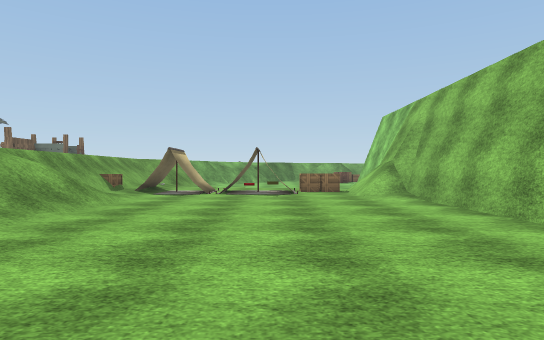
View 1 (above)

24 first-person views from a walk through a 3-D level made in the Unity game engine. The camera is 1.2 m above the floor, looks level and sees 75° across. The floor is counted in squares, 2 m on a side. Each view is taken from the middle of a square. On the plan, view 1 faces up. The plan holds only what a view shows up to about 10 squares ahead; the rest is blank. The place goes on beyond the plan. The player character is not drawn. Some animated figures are left out. Some surface patterns are stand-ins.

View 2
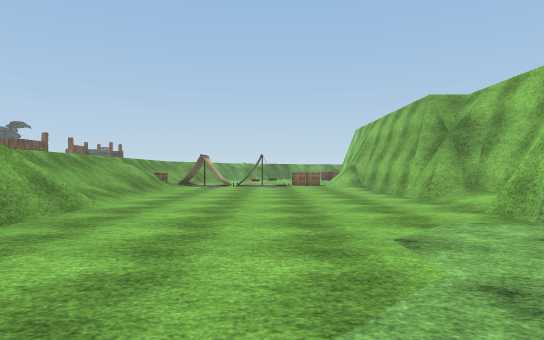

View 3
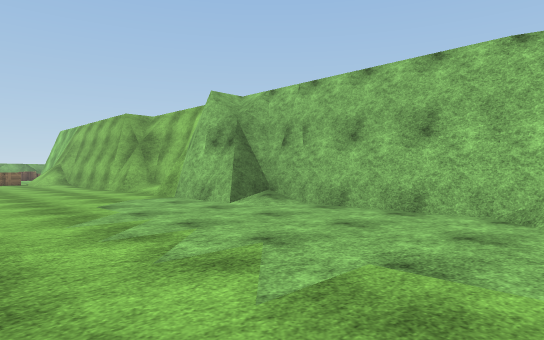

View 4
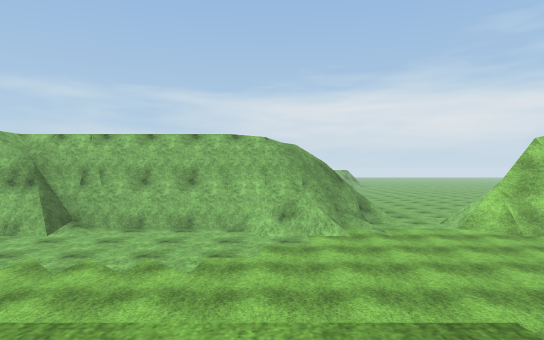

View 5
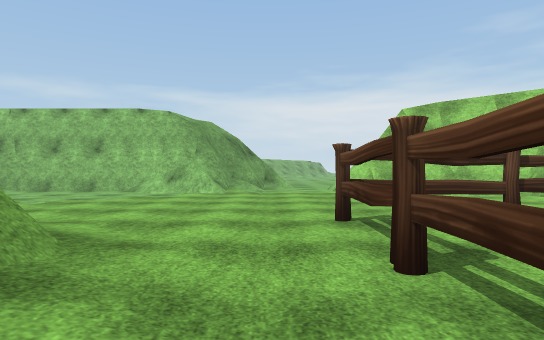

View 6
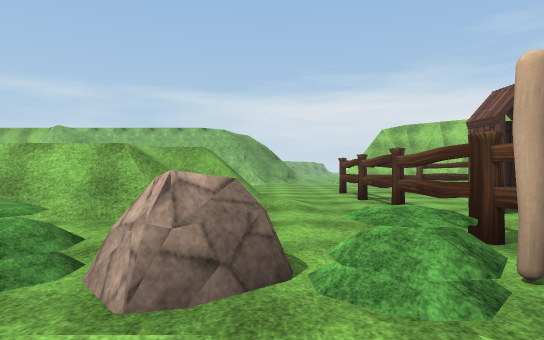

View 7
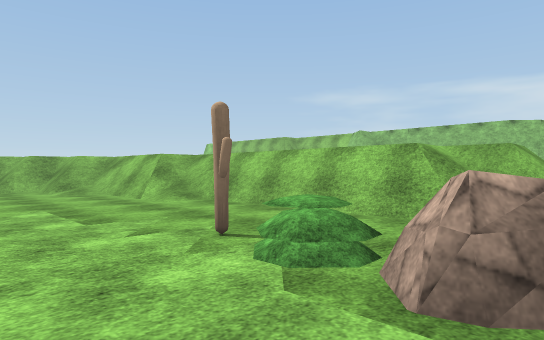

View 8
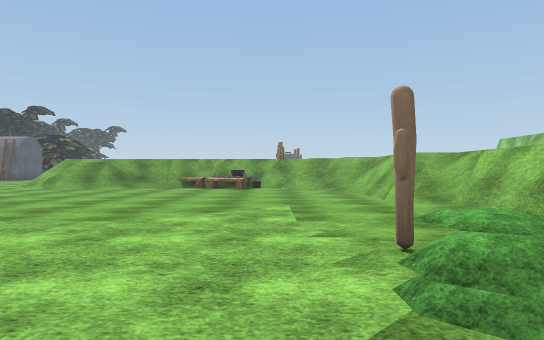

View 9
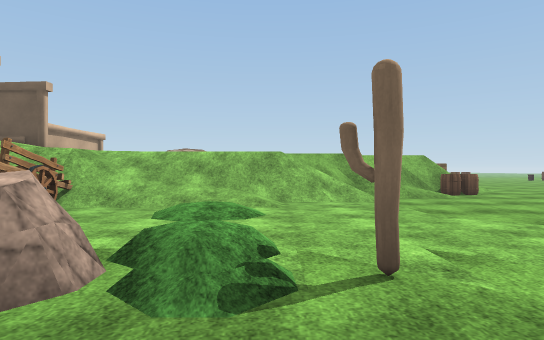

View 10
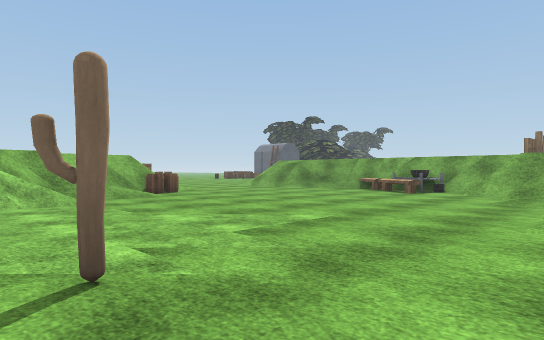

View 11
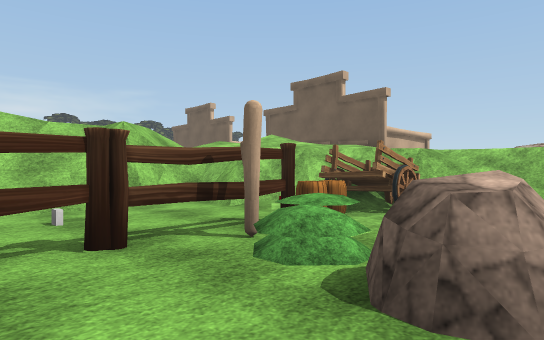

View 12
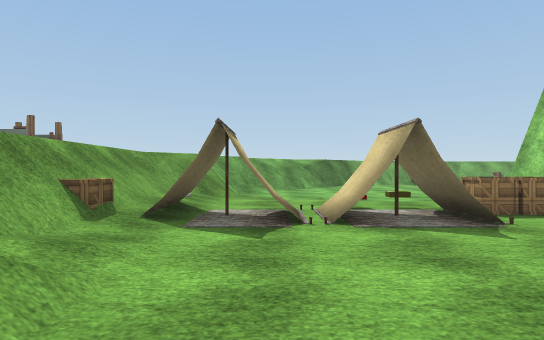

View 13
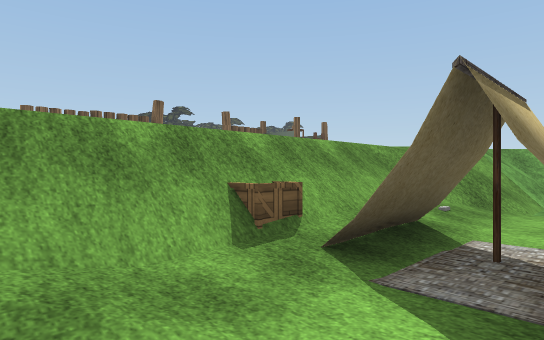

View 14
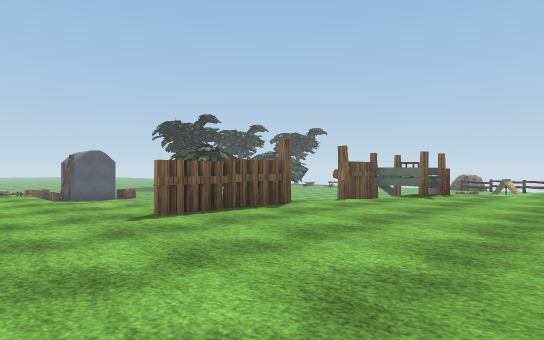

View 15
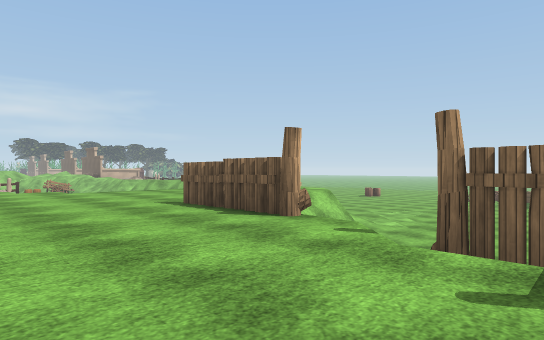

View 16
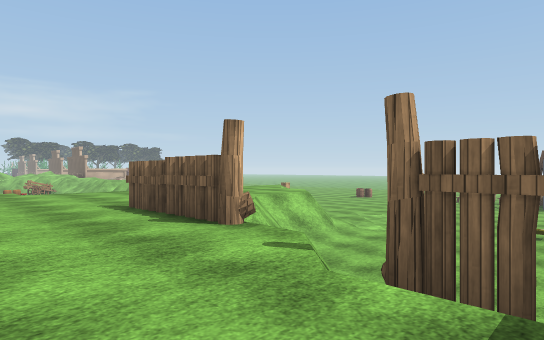

View 17
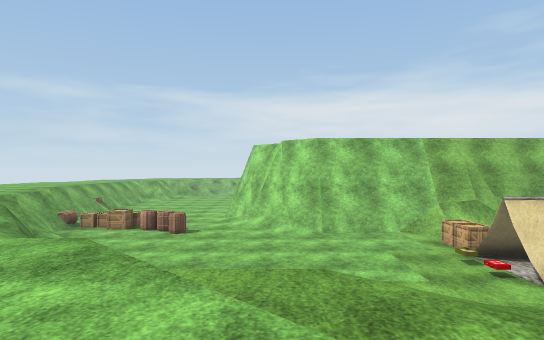

View 18
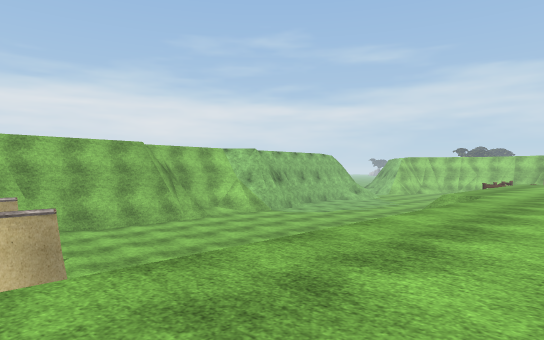

View 19
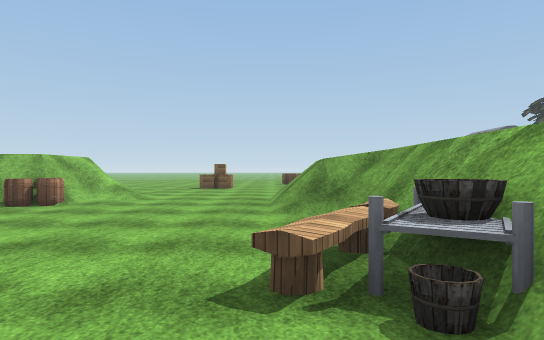

View 20
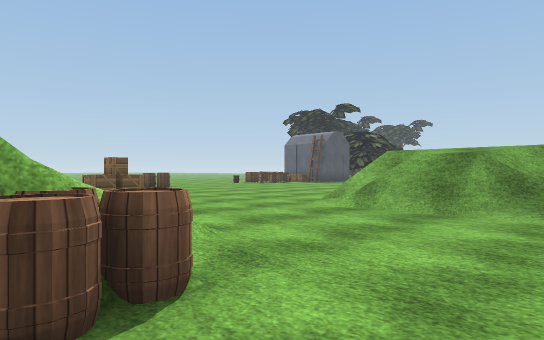

View 21
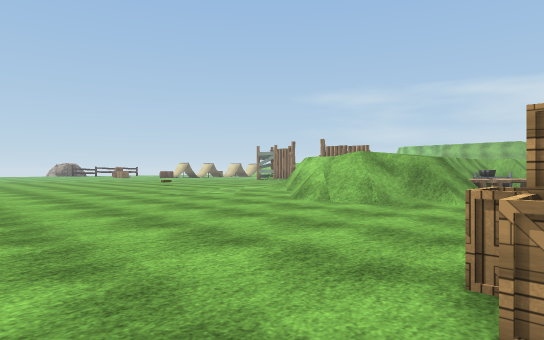

View 22
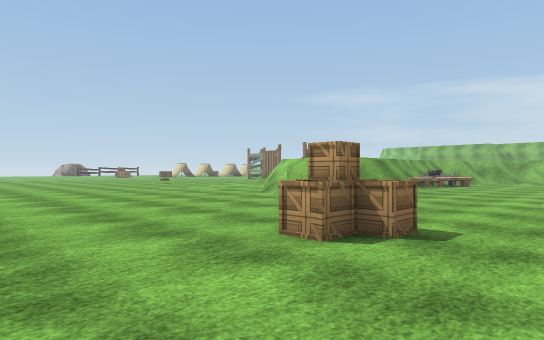

View 23
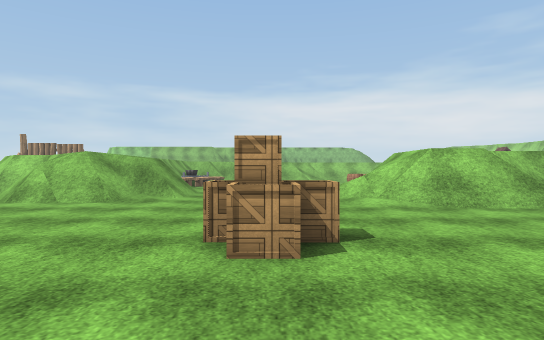

View 24
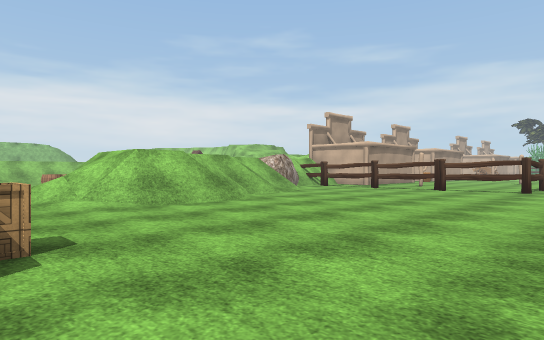

### Floor plan
Key: @ floor where view 1 was taken; # wall or solid block; . main floor; : floor 1.5 m higher than the main floor; + floor 2 m higher than the main floor; * floor 5 m higher than the main floor; / step, stairs or slope; = window, fence, low wall or low ledge; v drop or lower ground; C carpet; R crate; F fence; B bush; K rock; A cactus; E barrel; N bench; L ladder; G gate; O other object.
Columns run from 25 left of view 1 to 5 right of it. Each row starts with its distance up from view 1.
 15                 OL++++# ......
 14                  #++++v....../
 13         O..... GG++++==...../#
 12         ...... =+++++//.....#v
 11    ..   ...... G+++++//.OR..#v
 10   ....   ..... G+++++/CCCCRR#v
  9   .....  ..//#/GG++++/CCCC..#v
  8  .......  =//++++++++/......#v
  7  ........=+++++++++++//.....#v
  6  ......./=    +++++++//.....#v
  5  ......=/     +++++++//.....#v*
  4  ......=/+++  +//++++//.....##v
  3  ......///=vNNOO// ++//.....##v
  2 ........///...N.// ++ /......#v
  1 .................//++=#.....##
  0 ...R..............=+++#..@..#v
 -1 ......../.........=/++ .....#v
 -2 ......///E........//+  .....##v
 -3 ......#//E/......../    .....#v
 -4 ......#/+//........:   ......#v
 -5  .....// /=/.......#   ......#v
 -6  ......= +//....A..#   /.....#v
 -7  ....../  +=/...B..#// /..../#v
 -8  ......   +//...K..//==...../##
 -9  .....    ///...K...//......./=
-10  ....    O+/#O..BA.............
-11   FFF     +/=OEEFFFFFFFF.......
-12   F        // .....##..F.....#/
-13           O//v/...  #  F   .##

Where each view was taken, in squares from view 1:
view 1: 0 up, 0 right, facing up
view 2: 4 down, 0 right, facing up
view 3: 7 down, 1 left, facing up-right
view 4: 7 down, 5 left, facing right
view 5: 10 down, 6 left, facing right
view 6: 9 down, 11 left, facing right
view 7: 9 down, 11 left, facing up-right
view 8: 9 down, 10 left, facing up
view 9: 7 down, 7 left, facing left
view 10: 7 down, 7 left, facing up-left
view 11: 8 down, 7 left, facing down-left
view 12: 5 up, 2 left, facing up
view 13: 7 up, 2 left, facing up-left
view 14: 6 up, 5 left, facing up-left
view 15: 14 up, 6 left, facing down-left
view 16: 14 up, 7 left, facing down-left
view 17: 14 up, 6 left, facing right
view 18: 10 up, 7 left, facing down-right
view 19: 2 up, 9 left, facing left
view 20: 3 down, 14 left, facing up-left
view 21: 0 up, 24 left, facing up-right
view 22: 2 down, 25 left, facing up-right
view 23: 0 up, 25 left, facing right
view 24: 0 up, 25 left, facing down-right
